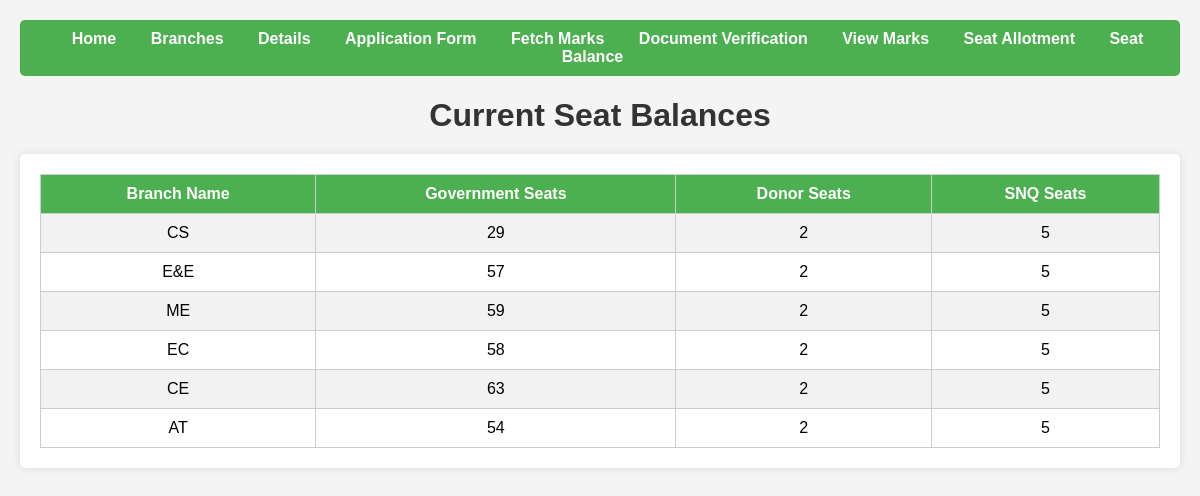
Screenshot of /seat_balances.php with the database file from the repository.
### tables this page shows
CREATE TABLE `branch` (
  `id` int(11) NOT NULL,
  `name` varchar(50) NOT NULL,
  `government_seats` int(11) NOT NULL DEFAULT 0,
  `donor_seats` int(11) NOT NULL DEFAULT 0,
  `snq_seats` int(11) NOT NULL DEFAULT 0
);

### seat_balances.php (the view, shortened to what this page needs)
<?php
$servername = "localhost";
$username = "root";
$password = "";
$dbname = "diploma_admission";
$conn = new mysqli($servername, $username, $password, $dbname);
function getSeatBalances() {
    global $conn;
    $sql = "SELECT id, name, government_seats, donor_seats, snq_seats FROM branch";
    $result = $conn->query($sql);
    $balances = [];
    while ($row = $result->fetch_assoc()) {
        $balances[] = $row;
    }
    return $balances;
}
$seat_balances = getSeatBalances();
?>
<!DOCTYPE html>
<html lang="en">
<head>
</head>
<body>
<nav>
    <a href="home.php">Home</a>
    <a href="branch.php">Branches</a>
    <div class="dropdown">
        <a href="#">Details</a>
    </div>
    <a href="application_form.php">Application Form</a>
    <a href="fetch_marks.php">Fetch Marks</a>
    <a href="marks_card.php">Document Verification</a>
    <a href="view_marks.php">View Marks</a>
 <a href="seat_allotment.php">Seat Allotment</a>
    <a href="seat_balances.php">Seat Balance</a>
</nav>
<h1>Current Seat Balances</h1>
<div class="seat-balances">
    <table>
        <tr>
            <th>Branch Name</th>
            <th>Government Seats</th>
            <th>Donor Seats</th>
            <th>SNQ Seats</th>
        </tr>
        <?php foreach ($seat_balances as $branch): ?>
        <tr>
            <td><?php echo htmlspecialchars($branch['name']); ?></td>
            <td><?php echo htmlspecialchars($branch['government_seats']); ?></td>
            <td><?php echo htmlspecialchars($branch['donor_seats']); ?></td>
            <td><?php echo htmlspecialchars($branch['snq_seats']); ?></td>
        </tr>
        <?php endforeach; ?>
    </table>
</div>
</body>
</html>

### seat_balances.php (style rules this page uses)
body { font-family: Arial, sans-serif; background-color: #f4f4f4; margin: 0; padding: 20px; }
h1 { text-align: center; color: #333; margin-bottom: 20px; }
nav { background-color: #4CAF50; padding: 10px; text-align: center; border-radius: 5px; margin-bottom: 20px; }
nav a { color: white; margin: 0 15px; text-decoration: none; font-weight: bold; transition: color 0.3s; }
.seat-balances { margin-top: 20px; background: #fff; padding: 20px; border-radius: 5px; box-shadow: 0 0 10px rgba(0, 0, 0, 0.1); }
.seat-balances table { width: 100%; border-collapse: collapse; }
.seat-balances th, .seat-balances td { border: 1px solid #ccc; padding: 10px; text-align: center; }
.seat-balances th { background-color: #4CAF50; color: white; }
.seat-balances tr:nth-child(even) { background-color: #f2f2f2; }
.dropdown { display: inline-block; position: relative; }

### rows the page displays
branch: name "CS", government_seats "29", donor_seats "2", snq_seats "5"
branch: name "E&E", government_seats "57", donor_seats "2", snq_seats "5"
branch: name "ME", government_seats "59", donor_seats "2", snq_seats "5"
branch: name "EC", government_seats "58", donor_seats "2", snq_seats "5"
branch: name "CE", government_seats "63", donor_seats "2", snq_seats "5"
branch: name "AT", government_seats "54", donor_seats "2", snq_seats "5"
